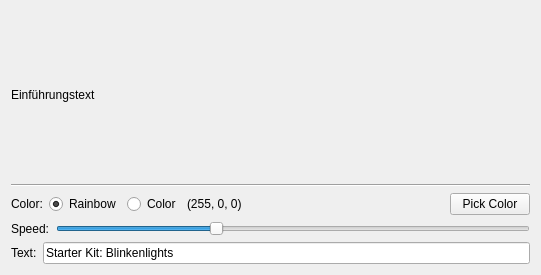
<?xml version="1.0" encoding="UTF-8"?>
<ui version="4.0">
 <class>Text</class>
 <widget class="QWidget" name="Text">
  <property name="geometry">
   <rect>
    <x>0</x>
    <y>0</y>
    <width>541</width>
    <height>275</height>
   </rect>
  </property>
  <property name="windowTitle">
   <string>Form</string>
  </property>
  <layout class="QHBoxLayout" name="horizontalLayout_2">
   <item>
    <layout class="QVBoxLayout" name="verticalLayout">
     <item>
      <widget class="QLabel" name="label">
       <property name="text">
        <string>Einführungstext</string>
       </property>
      </widget>
     </item>
     <item>
      <widget class="Line" name="line">
       <property name="orientation">
        <enum>Qt::Horizontal</enum>
       </property>
      </widget>
     </item>
     <item>
      <layout class="QHBoxLayout" name="horizontalLayout_4">
       <item>
        <widget class="QLabel" name="label_4">
         <property name="text">
          <string>Color:</string>
         </property>
        </widget>
       </item>
       <item>
        <widget class="QRadioButton" name="radio_rainbow">
         <property name="text">
          <string>Rainbow</string>
         </property>
         <property name="checked">
          <bool>true</bool>
         </property>
        </widget>
       </item>
       <item>
        <widget class="QRadioButton" name="radio_color">
         <property name="text">
          <string>Color</string>
         </property>
        </widget>
       </item>
       <item>
        <widget class="QLabel" name="label_color">
         <property name="text">
          <string>(255, 0, 0)</string>
         </property>
        </widget>
       </item>
       <item>
        <spacer name="horizontalSpacer">
         <property name="orientation">
          <enum>Qt::Horizontal</enum>
         </property>
         <property name="sizeHint" stdset="0">
          <size>
           <width>40</width>
           <height>20</height>
          </size>
         </property>
        </spacer>
       </item>
       <item>
        <widget class="QPushButton" name="button_pick">
         <property name="text">
          <string>Pick Color</string>
         </property>
        </widget>
       </item>
      </layout>
     </item>
     <item>
      <layout class="QHBoxLayout" name="horizontalLayout_3">
       <item>
        <widget class="QLabel" name="label_2">
         <property name="text">
          <string>Speed:</string>
         </property>
        </widget>
       </item>
       <item>
        <widget class="QSlider" name="slider_speed">
         <property name="minimum">
          <number>10</number>
         </property>
         <property name="maximum">
          <number>100</number>
         </property>
         <property name="value">
          <number>40</number>
         </property>
         <property name="tracking">
          <bool>true</bool>
         </property>
         <property name="orientation">
          <enum>Qt::Horizontal</enum>
         </property>
        </widget>
       </item>
      </layout>
     </item>
     <item>
      <layout class="QHBoxLayout" name="horizontalLayout">
       <item>
        <widget class="QLabel" name="label_3">
         <property name="text">
          <string>Text:</string>
         </property>
        </widget>
       </item>
       <item>
        <widget class="QLineEdit" name="edit_text">
         <property name="text">
          <string>Starter Kit: Blinkenlights</string>
         </property>
        </widget>
       </item>
      </layout>
     </item>
    </layout>
   </item>
  </layout>
 </widget>
 <resources/>
 <connections/>
</ui>
